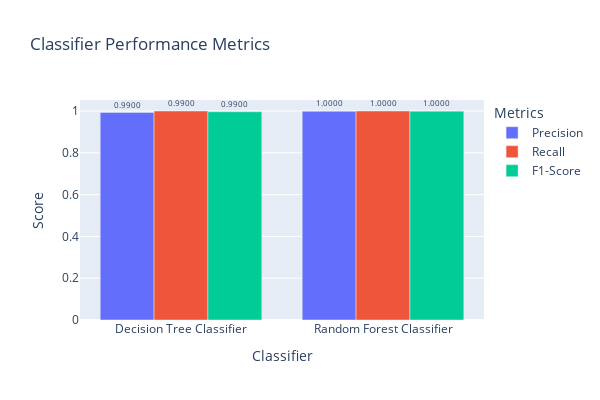

The notebook cell this image was saved under:
### Code cell
classifiers = ['Decision Tree Classifier', 'Random Forest Classifier']
metrics = ['Precision', 'Recall', 'F1-Score']

df = pd.DataFrame({'Classifier': [classifiers[0]]*3 + [classifiers[1]]*3,
                   'Metrics': metrics*2,
                   'Score': [precision_DTC, recall_DTC, f1_DTC, precision_RFC, recall_RFC, f1_RFC]})

fig = px.bar(df, x='Classifier', y='Score', color='Metrics', barmode='group',
             height=400, width=600, title="Classifier Performance Metrics")

fig.update_layout(xaxis=dict(categoryorder='category ascending'))
fig.update_traces(customdata=df['Score'],texttemplate='%{customdata}', textposition='auto', textfont=dict(size=8))
fig.update_traces(text=df['Score'], texttemplate='%{text}', textposition='outside', textfont=dict(size=8))
fig.update_traces(hovertemplate='%{x}<br>Score: %{y:.4f}<extra></extra>')
fig.update_layout(uniformtext_minsize=8, uniformtext_mode='hide')
fig.update_traces(text=df['Score'].round(2).astype(str), texttemplate='%{text:.4f}', textposition='outside', textfont=dict(size=8))
fig.show()

### Figure 1 — Plotly figure (JSON) as saved in the notebook; plotly's stock layout.template omitted (floating-point values rounded to 4 significant figures)
{"data": [{"alignmentgroup": "True", "customdata": [0.9927, 1, 0.9964, 0.9987, 1, 0.9993], "hovertemplate": "%{x}<br>Score: %{y:.4f}<extra></extra>", "legendgroup": "Precision", "marker": {"color": "#636efa", "pattern": {"shape": ""}}, "name": "Precision", "offsetgroup": "Precision", "orientation": "v", "showlegend": true, "text": ["0.99", "1.0", "1.0", "1.0", "1.0", "1.0"], "textfont": {"size": 8}, "textposition": "outside", "texttemplate": "%{text:.4f}", "type": "bar", "x": ["Decision Tree Classifier", "Random Forest Classifier"], "xaxis": "x", "y": [0.9927, 0.9987], "yaxis": "y"}, {"alignmentgroup": "True", "customdata": [0.9927, 1, 0.9964, 0.9987, 1, 0.9993], "hovertemplate": "%{x}<br>Score: %{y:.4f}<extra></extra>", "legendgroup": "Recall", "marker": {"color": "#EF553B", "pattern": {"shape": ""}}, "name": "Recall", "offsetgroup": "Recall", "orientation": "v", "showlegend": true, "text": ["0.99", "1.0", "1.0", "1.0", "1.0", "1.0"], "textfont": {"size": 8}, "textposition": "outside", "texttemplate": "%{text:.4f}", "type": "bar", "x": ["Decision Tree Classifier", "Random Forest Classifier"], "xaxis": "x", "y": [1, 1], "yaxis": "y"}, {"alignmentgroup": "True", "customdata": [0.9927, 1, 0.9964, 0.9987, 1, 0.9993], "hovertemplate": "%{x}<br>Score: %{y:.4f}<extra></extra>", "legendgroup": "F1-Score", "marker": {"color": "#00cc96", "pattern": {"shape": ""}}, "name": "F1-Score", "offsetgroup": "F1-Score", "orientation": "v", "showlegend": true, "text": ["0.99", "1.0", "1.0", "1.0", "1.0", "1.0"], "textfont": {"size": 8}, "textposition": "outside", "texttemplate": "%{text:.4f}", "type": "bar", "x": ["Decision Tree Classifier", "Random Forest Classifier"], "xaxis": "x", "y": [0.9964, 0.9993], "yaxis": "y"}], "layout": {"barmode": "group", "height": 400, "legend": {"title": {"text": "Metrics"}, "tracegroupgap": 0}, "title": {"text": "Classifier Performance Metrics"}, "uniformtext": {"minsize": 8, "mode": "hide"}, "width": 600, "xaxis": {"anchor": "y", "categoryorder": "category ascending", "domain": [0, 1], "title": {"text": "Classifier"}}, "yaxis": {"anchor": "x", "domain": [0, 1], "title": {"text": "Score"}}}}
